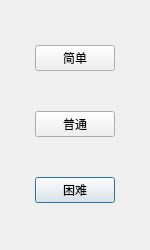
<?xml version="1.0" encoding="UTF-8"?>
<ui version="4.0">
 <class>GameMode</class>
 <widget class="QDialog" name="GameMode">
  <property name="geometry">
   <rect>
    <x>0</x>
    <y>0</y>
    <width>150</width>
    <height>250</height>
   </rect>
  </property>
  <property name="minimumSize">
   <size>
    <width>150</width>
    <height>250</height>
   </size>
  </property>
  <property name="maximumSize">
   <size>
    <width>150</width>
    <height>250</height>
   </size>
  </property>
  <property name="windowTitle">
   <string>请选择游戏难度</string>
  </property>
  <property name="windowIcon">
   <iconset>
    <normaloff>:/png/res/png/001-bomb.png</normaloff>:/png/res/png/001-bomb.png</iconset>
  </property>
  <layout class="QGridLayout" name="gridLayout">
   <item row="0" column="0">
    <spacer name="left">
     <property name="orientation">
      <enum>Qt::Horizontal</enum>
     </property>
     <property name="sizeHint" stdset="0">
      <size>
       <width>40</width>
       <height>20</height>
      </size>
     </property>
    </spacer>
   </item>
   <item row="2" column="1">
    <widget class="QPushButton" name="HardMode">
     <property name="text">
      <string>困难</string>
     </property>
    </widget>
   </item>
   <item row="0" column="2">
    <spacer name="horizontalSpacer_2">
     <property name="orientation">
      <enum>Qt::Horizontal</enum>
     </property>
     <property name="sizeHint" stdset="0">
      <size>
       <width>40</width>
       <height>20</height>
      </size>
     </property>
    </spacer>
   </item>
   <item row="0" column="1">
    <widget class="QPushButton" name="EasyMode">
     <property name="text">
      <string>简单</string>
     </property>
    </widget>
   </item>
   <item row="1" column="1">
    <widget class="QPushButton" name="NormalMode">
     <property name="text">
      <string>普通</string>
     </property>
    </widget>
   </item>
  </layout>
 </widget>
 <resources/>
 <connections/>
</ui>
